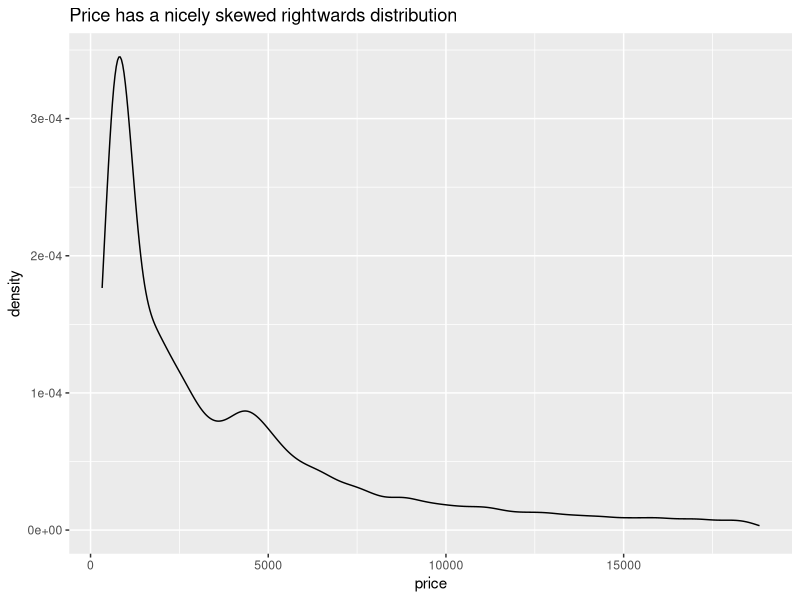

This chart was generated by the following R code: (Note: this script raises an error after producing the figure.)
library(tidyverse)
library(patchwork)

ggplot(diamonds, aes(x = price)) +
  geom_density() +
  labs(title = "Price has a nicely skewed rightwards distribution")

ggplot(samp, aes(y = price, x = carat, colour = color)) +
  geom_smooth(method = "lm") +
  geom_point() +
  labs(title = "A linear model of the untransformed has heteroskedasticity challenges")

ggplot(samp, aes(y = price, x = carat, colour = color)) +
  geom_point() +
  scale_x_log10() +
  scale_y_log10()  +
  geom_smooth(method = "lm") +
  labs(title = "A linear model after log transforms is better from a model-building perspective",
       sutbile = "Standard assumptions justifiung ordinary least squares make more sense after transformation")


set.seed(123)
reps <- 1000
results <- tibble(
  log_trans = numeric(reps),
  untransformed = numeric(reps),
  naive = numeric(reps)
)

for(i in 1:reps){
  samp <- sample_n(diamonds, 1000)
  
  mod1 <- lm(log(price) ~ log(carat) + color, data = samp)
  preds1 <- predict(mod1, newdata = diamonds)
  
  mod2 <- lm(price ~ carat + color, data = samp)
  preds2 <- predict(mod2, newdata = diamonds)
  
  mod3 <- mean(samp$price)
  
  results[i, ] <- cbind(mean(exp(preds1)), mean(preds2), mod3)
}

true_value <- mean(diamonds$price)

p1 <- ggplot(results, aes(x = naive, y = untransformed)) +
  geom_point() +
  coord_equal() +
  annotate("point", x = true_value, y = true_value, size = 3, colour = "red") +
  annotate("label", x = true_value, y = true_value - 10, 
           label = "True value", hjust = 1, size = 3, colour = "red") +
  labs(x = "Based on simple average from sample",
       y = "Based on untransformed model",
       subtitle = "Simple average leads to higher variance than model-based estimate",
       title = "Comparison of different estimation methods from a simple random sample")

p2 <- ggplot(results, aes(x = log_trans, y = untransformed)) +
  geom_point() +
  coord_equal() +
  annotate("point", x = true_value, y = true_value, size = 3, colour = "red") +
  annotate("text", x = true_value, y = true_value - 10, 
           label = "True value", hjust = 1, size = 3, colour = "red") +
  labs(x = "Based on log-log model",
       y = "Based on untransformed model",
       subtitle = "Log-log model leads to underestimates")


p3 <- results %>%
  gather(variable, value) %>%
  mutate(variable = case_when(
    variable == "log_trans" ~ "Model with log transformation",
    variable == "naive" ~ "Simple average of sample",
    variable == "untransformed" ~ "Model with no transformation"
  )) %>%
  ggplot(aes(x = value, colour = variable, fill = variable)) +
  geom_density(alpha = 0.8) +
  geom_vline(xintercept = true_value, colour = "red") +
  annotate("text", x = true_value, y = 0.0005, 
           label = "True value", hjust = 1, vjust = 0, size = 3, colour = "red") +
  scale_color_brewer(palette = "Set2") +
  scale_fill_brewer(palette = "Set2") +
  labs(
    title = "Comparison of different estimation methods from a simple random sample",
    x = "Estimated value",
    colour = "",
    fill = "",
    subtitle = "log-log model is biased low; simple average has higher variance; model with no transformation is best.")
p3

p1 + p2
